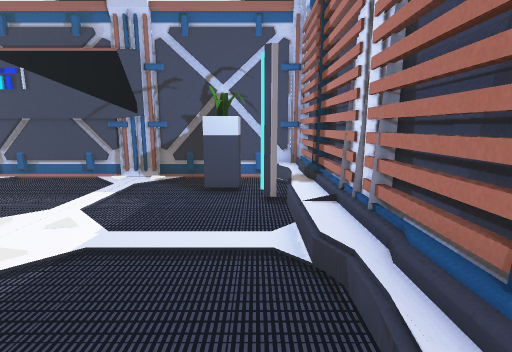
view 1 (above)

12 first-person views from a walk through a Unity game level. The camera is 1.2 m above the floor, tilts 10° down and sees 85° across. The floor is counted in squares, 0.5 m on a side. Each view is taken from the middle of a square. On the plan, view 1 faces up. The plan holds only what a view shows up to about 18 squares ahead; the rest is blank. The player character is not drawn. Some surface patterns are stand-ins.

view 2
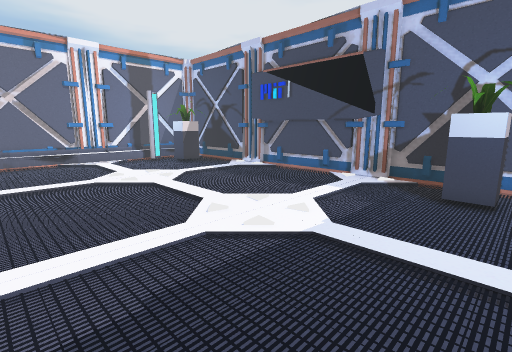

view 3
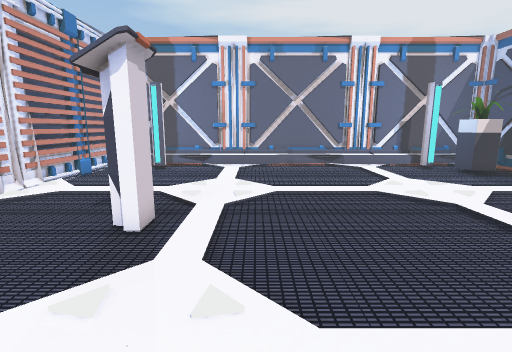

view 4
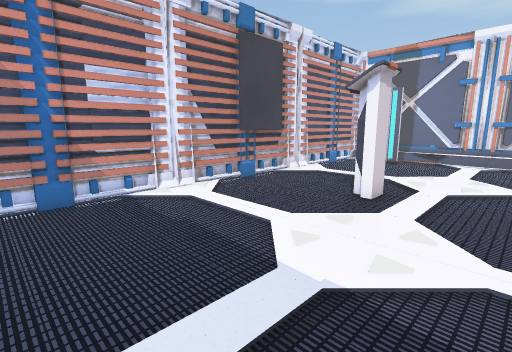

view 5
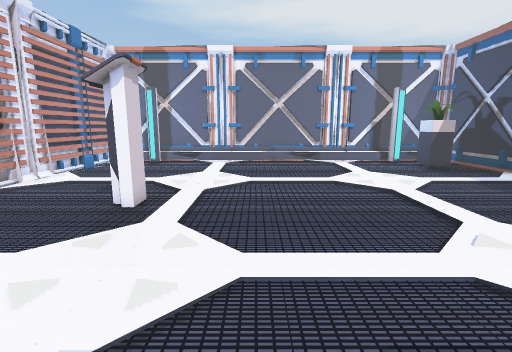

view 6
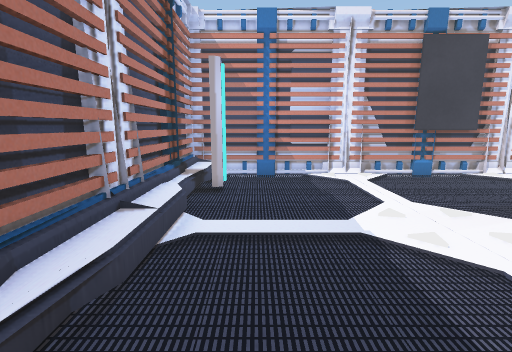

view 7
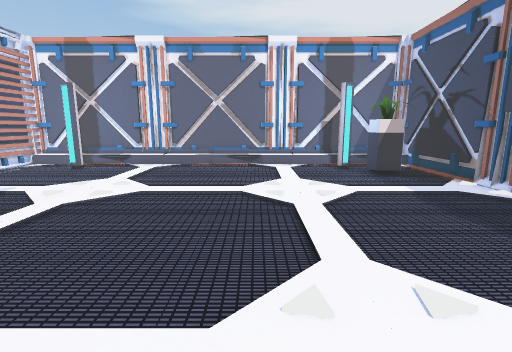

view 8
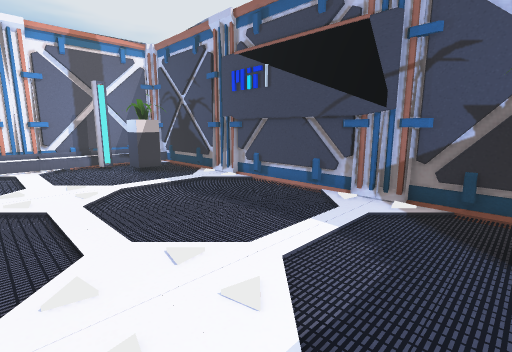

view 9
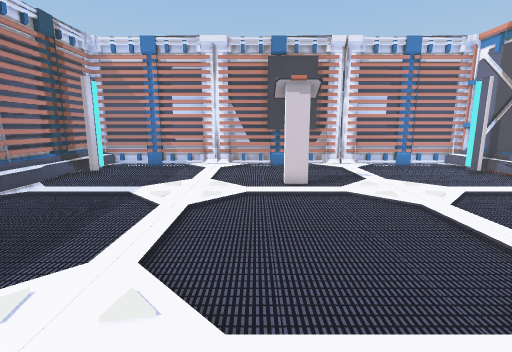

view 10
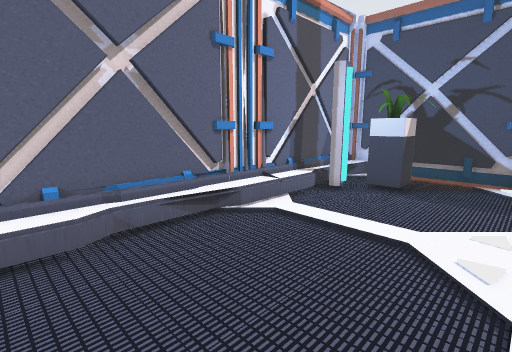

view 11
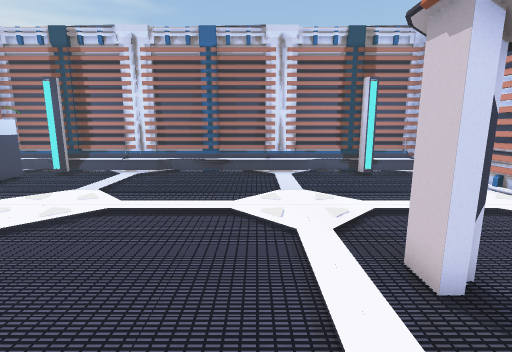

view 12
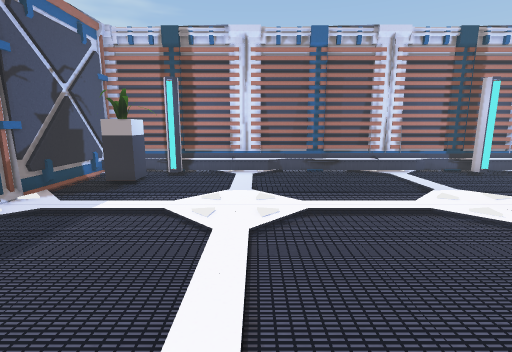

### Floor plan
Key: @ floor where view 1 was taken; # wall or solid block; . floor; / step, stairs or slope; O other object.
Columns run from 21 left of view 1 to 2 right of it. Each row starts with its distance up from view 1.
 13 ########################
 12 #......................#
 11 #.OO...............OO..#
 10 ##.O................O//#
  9 ##...................#/#
  8 #...................../#
  7 #...................../#
  6 #...................../#
  5 #...................../#
  4 #...................../#
  3 #......................#
  2 #...................../#
  1 #...................../#
  0 #....................@/#
 -1 #...................../#
 -2 #...................../#
 -3 #...................../#
 -4 #..........##........./#
 -5 #..........# ..........#
 -6 ##.....................#
 -7 ##...................#.#
 -8 #.....................O#
 -9 #.....................O#
-10 ########################

Where each view was taken, in squares from view 1:
view 1: 0 up, 0 right, facing up
view 2: 0 up, 0 right, facing up-left
view 3: 1 down, 3 left, facing left
view 4: 0 up, 0 right, facing down-left
view 5: 0 up, 1 left, facing left
view 6: 4 up, 1 left, facing down
view 7: 4 up, 3 left, facing left
view 8: 4 up, 2 left, facing up-left
view 9: 8 up, 8 left, facing down
view 10: 1 down, 14 left, facing up-left
view 11: 1 down, 14 left, facing right
view 12: 5 up, 14 left, facing right
